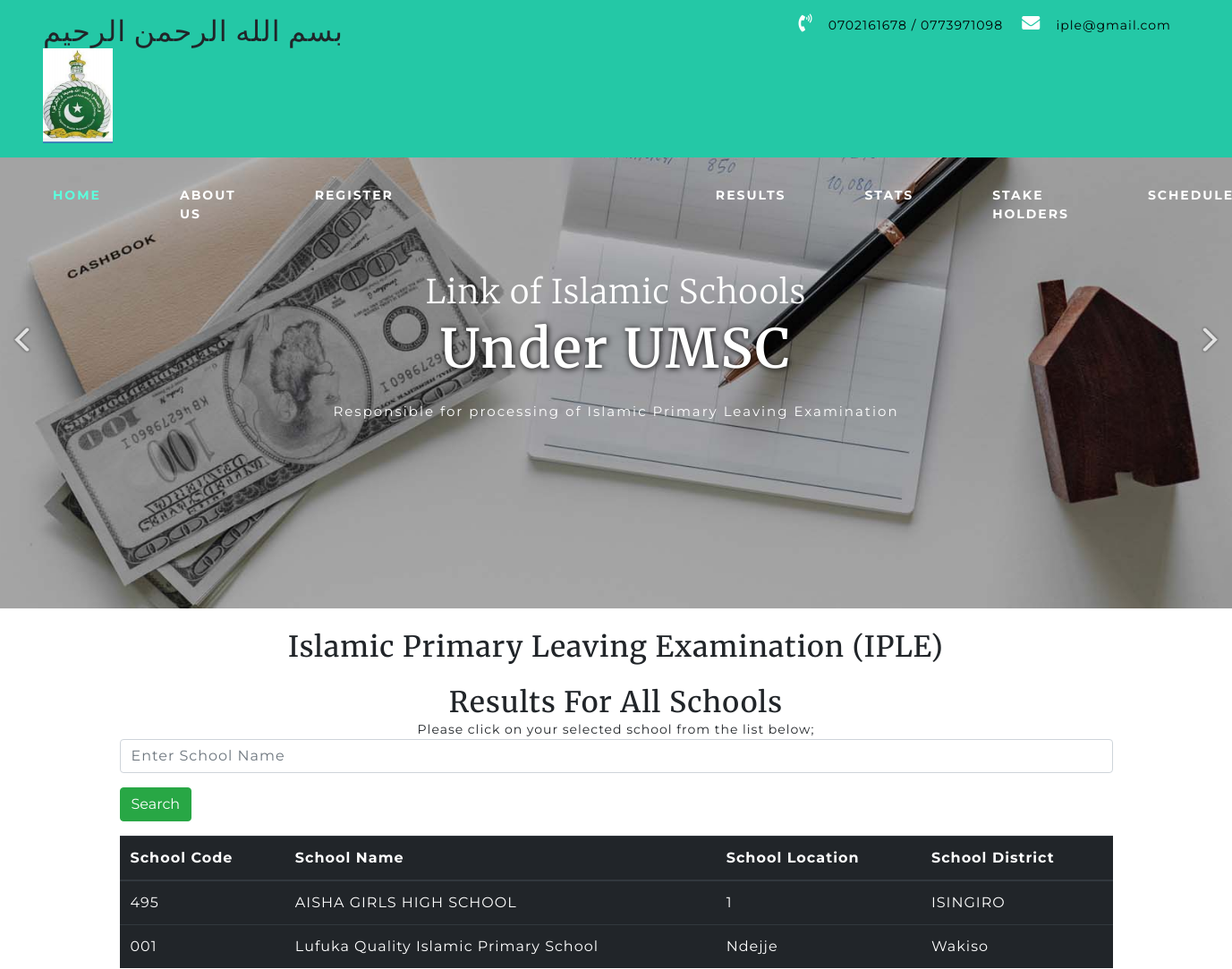
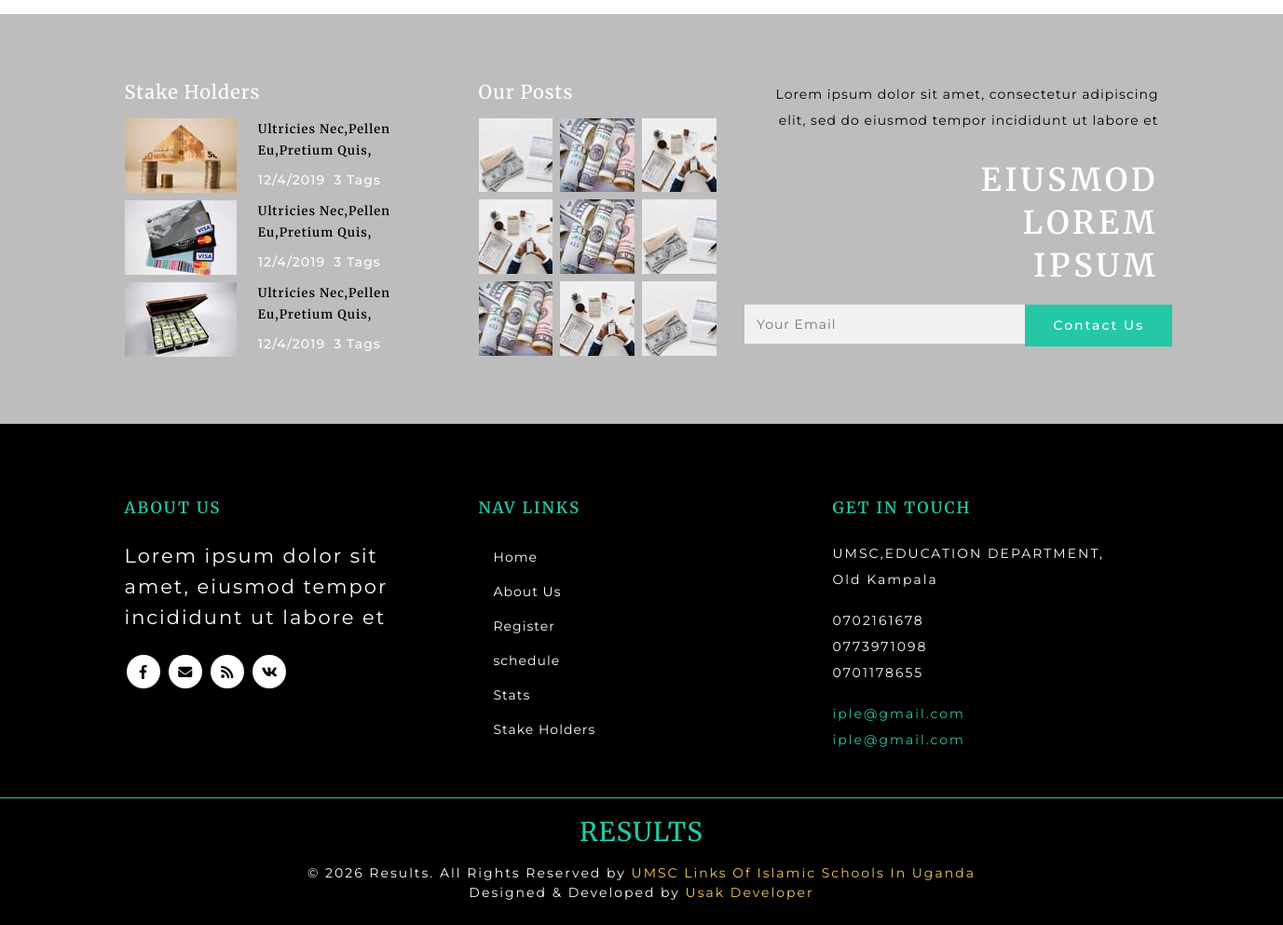
Screenshot of /Schools with the database file from the repository (2 pictures, top to bottom).
### resultsapp/models.py (models this page shows, shortened)
class School(models.Model):
    name = models.CharField(max_length=255)
    code = models.CharField(max_length=20, unique=True)
    location = models.CharField(max_length=255)
    district = models.CharField(max_length=100)
    school_logo = models.FileField(upload_to='pics')
    police_station = models.CharField(max_length=255)
    head_teacher_name = models.CharField(max_length=255)
    contact = models.CharField(max_length=100)
    dos_theology_name = models.CharField(max_length=255)

### resultsapp/views.py (the view)
# urls.py: path('Schools',views.manage_schools,name="schools"),
def manage_schools(request):
    get_all_schools = get_schools()
    get_all_schools_filter = School_filter(request.GET, queryset=get_all_schools)
    context={
        "get_all_schools_filter":get_all_schools_filter,
    }
    return render(request, 'resultsapp/schools.html', context)

### resultsapp/schools_selector.py (called while the page is built)
def get_schools():
    return School.objects.all()

### resultsapp/templates/resultsapp/schools.html (shortened to what this page needs)
{% extends 'resultsapp/main.html' %}
{% load static %}
{% load crispy_forms_tags %}
{% load widget_tweaks %}
{% block content %}
<br>
<div class="container">
    <center>
  <h2>Islamic Primary Leaving Examination (IPLE)</h2>
  <br>
  <h2>Results For All Schools</h2>
  <p>Please click on your selected school from the list below;</p>
    </center>
    {%if  get_all_schools_filter  %}
      <form method="get">
      {% for field in  get_all_schools_filter.form.visible_fields %}
        <div class="form-group">
          {% render_field get_all_schools_filter.form.name class="form-control" placeholder="Enter School Name" %}
        </div>
      {% endfor %}
    <div class="form-group">
      <button type="submit" class="btn btn-success">
         Search
      </button>
      </div>
     </form>
  <table class="table table-dark table-hover">
    <thead>
      <tr>
        <th>School Code</th>
        <th>School Name</th>
        <th>School Location</th>
        <th>School District</th>
      </tr>
    </thead>
    <tbody>
    {% for r in get_all_schools_filter.qs %}
      <tr>
        <td><a href="{% url 'school' r.id %}">{{ r.code }}</a></td>
        <td><a href="{% url 'school' r.id %}">{{ r.name }}</a></td>
        <td><a href="{% url 'school' r.id %}">{{ r.location }}</a></td>
        <td><a href="{% url 'school' r.id %}">{{ r.district }}</a></td>
      </tr>
      {% endfor %}
      {%else%}
            <div class="card-body">
                <h4>No Data Found</h4>
            </div>
        {%endif%}
    </tbody>
  </table>
</div>
{% endblock content %}

### resultsapp/static/css/style.css (style rules this page uses)
html, body { padding: 0; margin: 0; background: #fff; letter-spacing: 1px; font-family: 'Montserrat', sans-serif; }
body a { outline: none; transition: 0.5s all; -webkit-transition: 0.5s all; -moz-transition: 0.5s all; -o-transition: 0.5s all; -ms-transition: 0.5s all; text-decoration: none; }
select,input[type="email"],input[type="text"],input[type=password], input[type="button"],input[type="submit"],textarea { font-family: 'Montserrat', sans-serif; transition:0.5s all; -webkit-transition:0.5s all; -moz-transition:0.5s all; -o-transition:0.5s all; -ms-transition:0.5s all; letter-spacing: 1px; }
h1, h2, h3, h4, h5, h6 { margin: 0; padding: 0; font-family: 'Merriweather', serif; letter-spacing: 1px; }
p { margin: 0; padding: 0; letter-spacing: 1px; font-family: 'Montserrat', sans-serif; font-size:14px; }
a { color: #fff; text-decoration: none; }

### rows the page displays
School: code "495", name "AISHA GIRLS HIGH SCHOOL", location "1", district "ISINGIRO"
School: code "001", name "Lufuka Quality Islamic Primary School", location "Ndejje", district "Wakiso"
